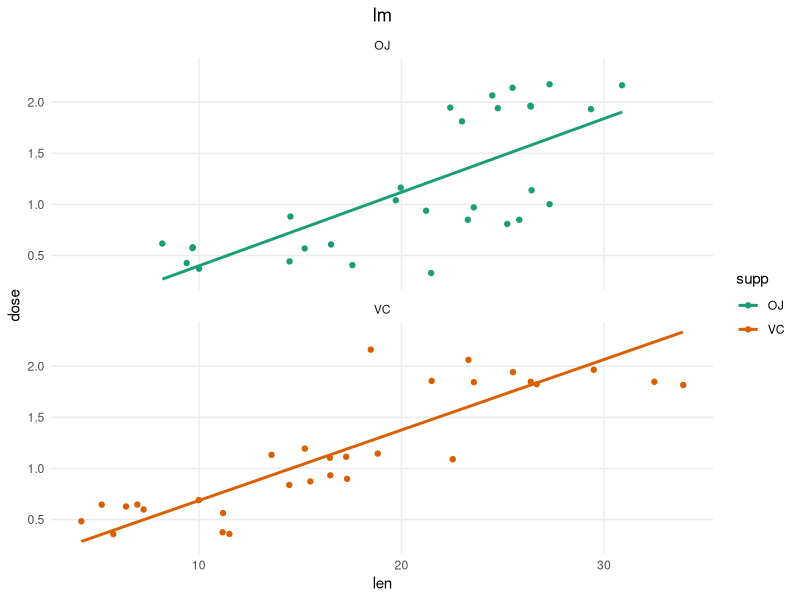
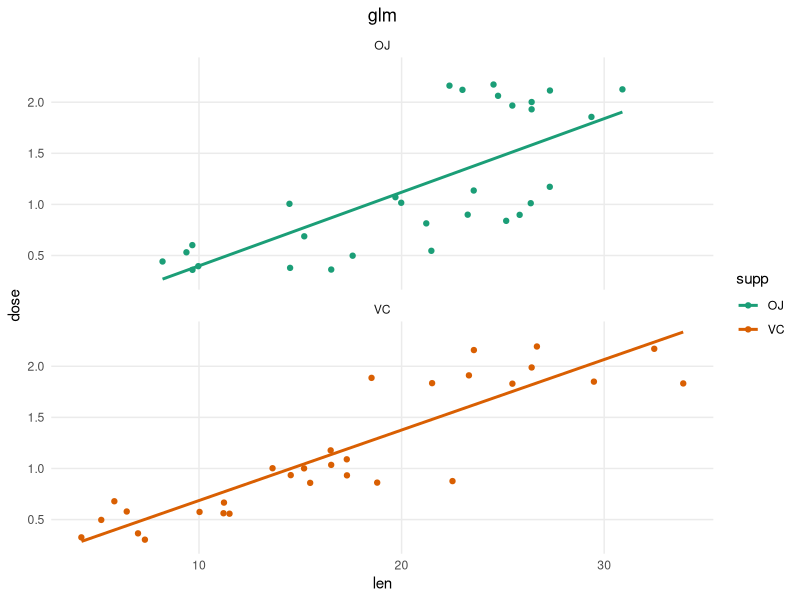
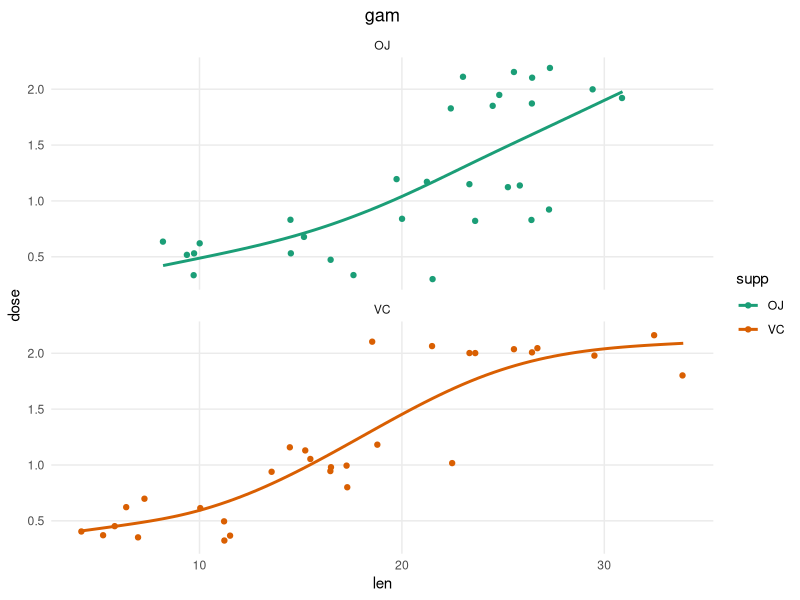
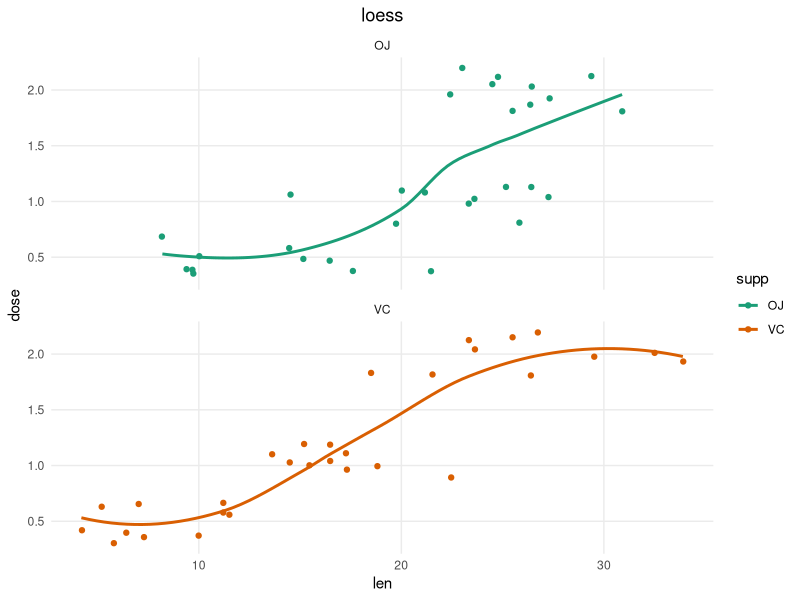

These charts were generated, in order, by the following R code:
## ---- chunk 1
knitr::opts_chunk$set(
  comment = "#", 
  cache = FALSE,  
  collapse = TRUE,
  error = TRUE,
  tidy.opts=list(width.cutoff=65),
  echo = TRUE,
  message = FALSE,
  warning = FALSE
)
library(scales)
library(tidyverse)
theme_set(theme_minimal())
theme_update(panel.grid.minor = element_blank())
theme_update(plot.title = element_text(hjust = 0.5))
## ---- chunk 2
c("lm", "glm", "gam", "loess") |>
  map(.x = _, .f = \(method){
    ggplot(data = ToothGrowth, mapping = aes(x = len, y = dose, color = supp)) + 
      geom_point(position = "jitter") +
      geom_smooth(se = FALSE, method = method) + 
      labs(title = method) + 
      facet_wrap(~ supp, ncol = 1, scales = "fixed") + 
      scale_color_brewer(type = "qual", palette = "Dark2")
      }
    )
